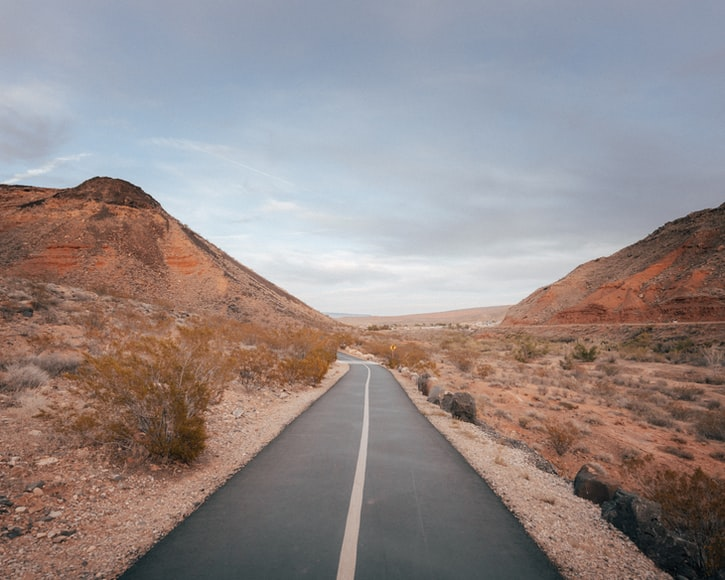
#> input picture image.jpeg, 725 x 580 px
$ python pointcloudwriter_with_surface_normals.py
#> lines starting #> are read from the running program, lines starting #| are printed output that depends on the picture
# ----------------------------------------------------------------------------
# -                        Open3D: www.open3d.org                            -
# ----------------------------------------------------------------------------
# The MIT License (MIT)
#
# Copyright (c) 2018-2021 www.open3d.org
#
# Permission is hereby granted, free of charge, to any person obtaining a copy
# of this software and associated documentation files (the "Software"), to deal
# in the Software without restriction, including without limitation the rights
# to use, copy, modify, merge, publish, distribute, sublicense, and/or sell
# copies of the Software, and to permit persons to whom the Software is
# furnished to do so, subject to the following conditions:
#
# The above copyright notice and this permission notice shall be included in
# all copies or substantial portions of the Software.
#
# THE SOFTWARE IS PROVIDED "AS IS", WITHOUT WARRANTY OF ANY KIND, EXPRESS OR
# IMPLIED, INCLUDING BUT NOT LIMITED TO THE WARRANTIES OF MERCHANTABILITY,
# FITNESS FOR A PARTICULAR PURPOSE AND NONINFRINGEMENT. IN NO EVENT SHALL THE
# AUTHORS OR COPYRIGHT HOLDERS BE LIABLE FOR ANY CLAIM, DAMAGES OR OTHER
# LIABILITY, WHETHER IN AN ACTION OF CONTRACT, TORT OR OTHERWISE, ARISING
# FROM, OUT OF OR IN CONNECTION WITH THE SOFTWARE OR THE USE OR OTHER DEALINGS
# IN THE SOFTWARE.
# ----------------------------------------------------------------------------
import open3d as o3d # Using open 3d software as visualizer
import numpy as np
import matplotlib.pyplot as plt
import skimage.io
from skimage.transform import resize
#if __name__ == "__main__":
    #o3d.visualization.webrtc_server.enable_webrtc() # To enable visualization on web browser rather than local window
n1 = 1500 #Pixel size in x
n2 = 1200 #Pixel size in y
X = np.linspace(-1, 1, num=n1) # Meshgrid in X
Y = np.linspace(-1, 1, num=n2) #Meshgrid in Y``
[XX, YY] = np.meshgrid(X, Y)# Create  meshgrid of X and Y
Z = -(XX)**2 -  (YY)**2 # Create parabola surface
Znorm = -2*XX - 2*YY
noise = np.random.normal(0, 1, n1*n2)
noise = np.reshape(noise, (n2, n1))*0.1 # The multiplicative factor multiplies a reasonable amount of noise to be added to the parabolic surface...
Znoise = Z+noise # Adding noise to the parabola
        #fig = plt.figure()
        #ax = fig.add_subplot(projection='3d')
        #ax.scatter(XX.reshape((-1, 1)), YY.reshape((-1, 1)), Znoise.reshape((-1, 1)))
img = skimage.io.imread('image.jpeg')
#> img is the input picture: shape (580, 725, 3); mean R, G, B 147.6, 136.6, 135.5
img_resize = resize(img, (n1, n2), anti_aliasing = True)
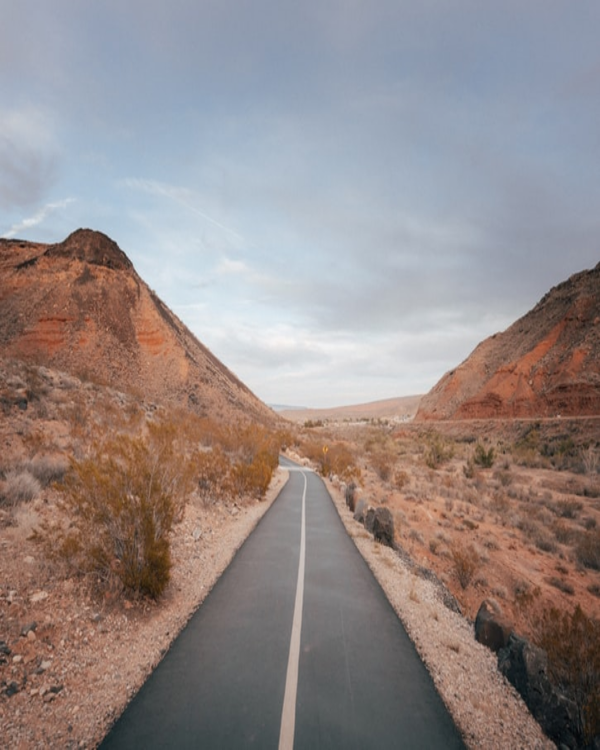
#> img_resize: shape (1500, 1200, 3) float64 (shown at 1/2 size); mean R, G, B 0.579, 0.536, 0.531
rgbd = np.hstack((XX.reshape((-1,1)), YY.reshape((-1,1)), Z.reshape((-1,1)), img_resize[:,:, 0].reshape((-1, 1)), img_resize[:,:, 1].reshape((-1, 1)), img_resize[:,:, 2].reshape((-1, 1))))

pcd = rgbd[:, :3]
pcd = o3d.geometry.PointCloud()
pcd.points = o3d.utility.Vector3dVector(rgbd[:, :3])
pcd.colors = o3d.utility.Vector3dVector(rgbd[:, 3:])

# [35 lines of commented-out code are left out]

pcd.estimate_normals()

#o3d.io.write_triangle_mesh(output_path+"bpa_mesh.gltf", dec_mesh)
    #o3d.io.write_triangle_mesh(output_path+"p_mesh_c.gltf", p_mesh_crop)
o3d.io.write_point_cloud("sample_point_cloud.pcd", pcd)
